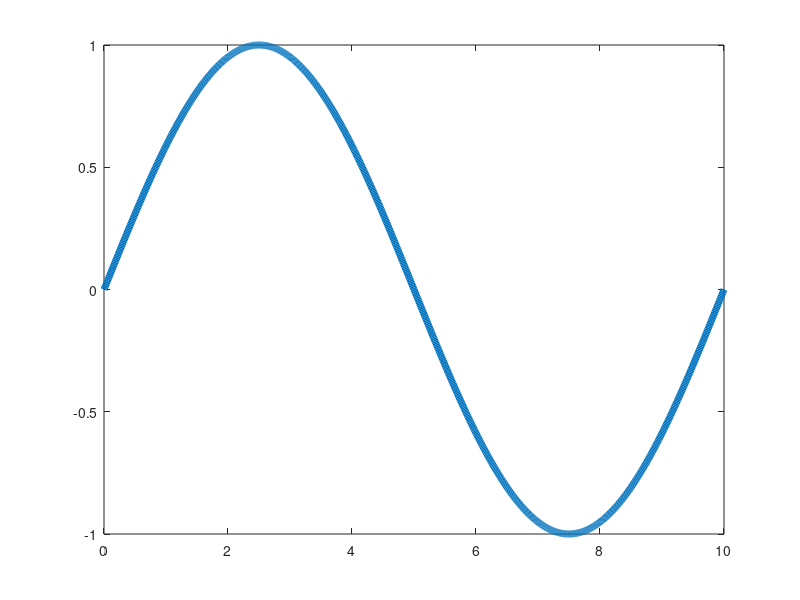

Recreate this plot in MATLAB. (Note: this script raises an error after producing the figure.)
clc
clear
close all

printfigure = 1;

Length = 10;  % Stablaenge
Time = 200;   % Zetiraum
step_length = 0.01;
step_time = 0.1;
x = 0 : step_length : Length;
t = 0 : step_time : Time;
N_length = length(x);
N_time = length(t);

k = 0.1;  % Waermeleitfaehigkeit in cm^2/s

N = 10;  % Grad
lambda = 0 : pi / Length : N * pi / Length;
f = zeros(N_time, N_length);  % Temperaturmatrix
f(1,:) = sin(x / Length * 2 * pi);
% f(1,:) = floor(x * 5) / 5;
phi = zeros(N + 1, N_length);  % Eigenfunktionen
T = zeros(N + 1, N_time);  % Gewichtung

step_time_max = 2 / k / lambda(end)^2;
if step_time > step_time_max
    ['step_time should be under ',num2str(step_time_max)]
end

plot(x,f(1,:),'LineWidth',5)
setplt('Anfangsbedingung','$x$','$f$','TV_homo_modal_inital_condition_1',printfigure)


phi(1,:) = sqrt(1 / Length);
for i = 2 : N + 1
    for n = 1 : N_length
        phi(i, n) = sqrt(2 / Length) * cos(lambda(i) * x(n));
    end
end

figure
for i = 1 : N + 1
    plot(0:step_length:Length,phi(i,:))
    hold on
end
txt = ['$G = ',num2str(N),'$'];
TEXT = text(8,0.4,txt,'FontSize',30);
set(TEXT,'Interpreter','latex')
setplt('Eigenfunktionen','$x$','$value$','TV_homo_modal_Eigenfunctions_1',printfigure)

for i = 1 : N + 1
    T(i, 1) = 0;
    for n = 1 : N_length
        T(i, 1) = T(i, 1) + f(1, n) * phi(i, n) * step_length;
    end
end
for i = 1 : N + 1
    for n = 2 : N_time
        T(i, n) = (1 - step_time * k * lambda(i)^2)^(n - 1) * T(i, 1);
    end
end

f = zeros(N_time, N_length);  % Temperaturmatrix
for n = 1 : N_time
    for i = 1 : N + 1
        f(n,:) = f(n,:) + T(i,n) * phi(i,:);
    end
end

figure
for n = 1 : 40 : N_time
    plot(x, f(n,:),'LineWidth',5)
    ylim([-1 1])
    setplt('Temperaturverteilung','$x$','$f$','TV_homo_modal_1',0)
    set(gcf,'outerposition',get(0,'screensize'));
    txt = ['$t = ',num2str((n-1)*step_time),'$'];
    TEXT = text(8,0.5,txt,'FontSize',60);
    set(TEXT,'Interpreter','latex')
    txt = ['$G = ',num2str(N),'$'];
    TEXT = text(8,0.8,txt,'FontSize',60);
    set(TEXT,'Interpreter','latex')
    drawnow
    frame=getframe(gcf);
    imind=frame2im(frame);
    [imind,cm] = rgb2ind(imind,256);
    if printfigure == 1
        if n==1
             imwrite(imind,cm,'TV_homo_modal_1.gif','gif', 'Loopcount',inf,'DelayTime',1e-6);
        else
             imwrite(imind,cm,'TV_homo_modal_1.gif','gif','WriteMode','append','DelayTime',1e-6);
        end
    end
end

figure
[X, Y] = meshgrid(x, t);
mesh(X,Y,f)
setmesh('Temperaturverteilung','$x$','$t$','$f$','TV_homo_modal_Ttx_1',printfigure)


% f_modal_homo_1 = f;
% x_modal_homo_1 = x;
% save('f_modal_homo_1.mat','x_modal_homo_1','f_modal_homo_1')

close all